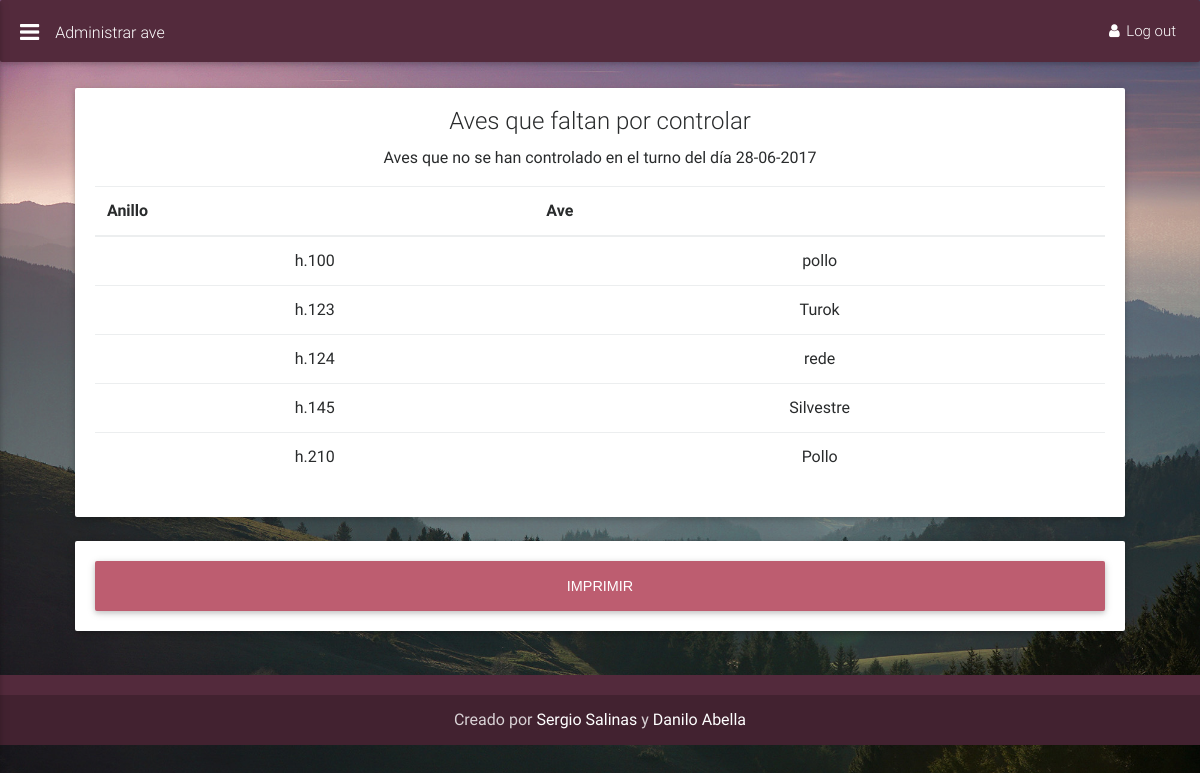
The app's page /dashboard/avesquefaltanporcontrolar.php (signed in), older data.
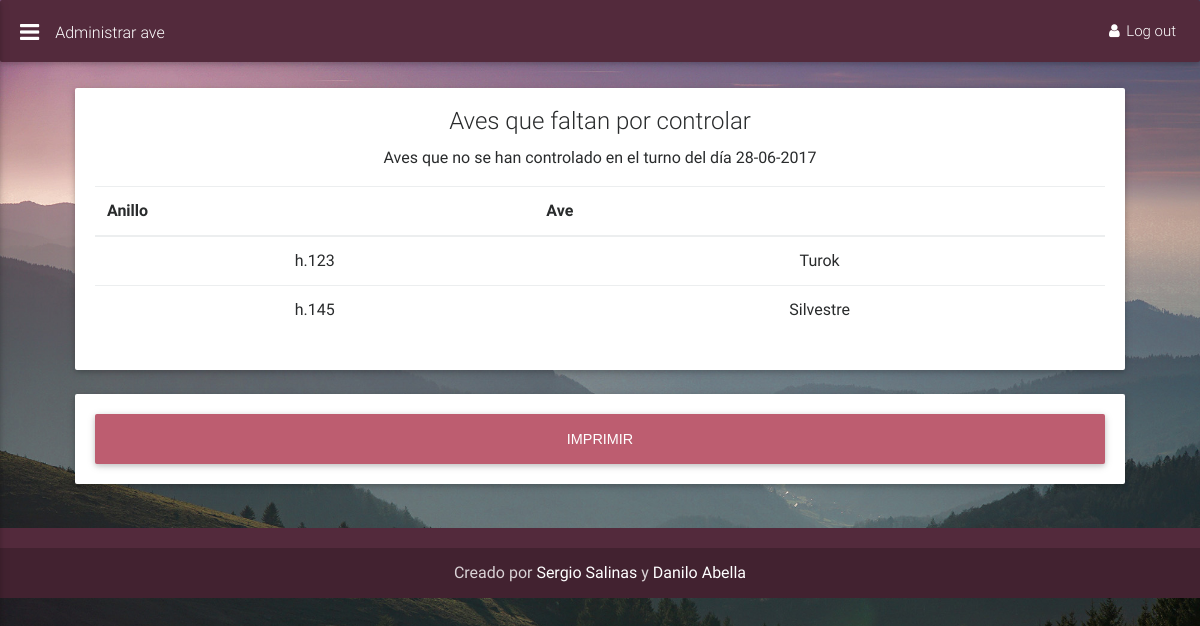
The same page, newer data.
### tables this page shows
CREATE TABLE IF NOT EXISTS `ave` (
  `Ave_anillo` varchar(5) NOT NULL COMMENT 'ID',
  `Ave_nombre` varchar(30) NOT NULL COMMENT 'Nombre',
  `Ave_estado` varchar(3) NOT NULL COMMENT 'Estado',
  `Ave_fecha_nac` date DEFAULT NULL COMMENT 'Fecha de nacimiento',
  `Ave_especie` varchar(3) NOT NULL COMMENT 'Especie',
  `Ave_genero` varchar(1) NOT NULL COMMENT 'Genero',
  PRIMARY KEY (`Ave_anillo`),
  KEY `Ave_estado` (`Ave_estado`),
  KEY `Ave_especie` (`Ave_especie`)
);

### dashboard/avesquefaltanporcontrolar.php (the view, shortened to what this page needs)
<?php
  require_once("../db_const.php");
  $conexion = new mysqli($host_db, $user_db, $pass_db, $db_name);
  $conexion->set_charset("utf8");
  function getTurno($conexion){
    $hora = date("H:i");
    $sql = "SELECT Tur_descp, Tur_hora_ini, Tur_hora_final FROM `turno`";
    $result = $conexion->query($sql);
    $turno=null;
    while ($row = $result->fetch_array(MYSQLI_ASSOC)){
      if ($row['Tur_hora_ini'] < $row['Tur_hora_final']) {
        if($row['Tur_hora_ini'] <= $hora and $hora <= $row['Tur_hora_final']){
          $turno = $row['Tur_descp'];
        }
      }elseif( $hora>"00:01" and $hora < "23:59" ){
        if($row['Tur_hora_ini'] <= $hora and $hora >=$row['Tur_hora_final']){
          $turno = $row['Tur_descp'];
        }else {
          if($row['Tur_hora_ini'] > $hora and $hora <=$row['Tur_hora_final']){
            $turno = $row['Tur_descp'];
          }
        }
      }
    }
    return $turno;
  }
  $turno = getTurno($conexion);
include '../layouts/head.php';
?>
<body class="fixed-sn pink-skin bg-skin-lp">
    <header>
      <nav class="navbar fixed-top navbar-toggleable-md navbar-dark scrolling-navbar double-nav">
          <div class="float-xs-left">
              <a href="#" data-activates="slide-out" class="button-collapse"><i class="fa fa-bars"></i></a>
          </div>
          <div class="breadcrumb-dn mr-auto">
              <p>Administrar ave</p>
          </div>
            <ul class="nav navbar-nav ml-auto flex-row">
                <li class="nav-item">
                    <a  href="../logout.php" class="nav-link"><i class="fa fa-user"></i> <span class="hidden-sm-down">Log out</span></a>
                </li>
            </ul>
        </nav>
    </header>
    <main>
      <div class="container-fluid text-center">
        <div class="card card-block">
          <h4 class="card-title hidden-print">Aves que faltan por controlar</h4>
          <p class="card-text hidden-print">Aves que no se han controlado en el turno <?php echo $turno." del día ".date("d-m-Y")?></p>
          <?php
               $sql = "SELECT A.Ave_anillo, A.Ave_nombre
                        FROM ave A
                        WHERE A.Ave_anillo NOT IN (SELECT A.Ave_anillo
                          FROM ave A, control C
                          WHERE A.Ave_anillo = C.Con_Ave AND C.Con_fecha = '".date("Y-m-d")."' AND C.Con_turno = '".$turno."')";
               $result = $conexion->query($sql);
              if(mysqli_num_rows($result) ==0){
                echo 'Ya se han registrado todas las aves para este turno';
              }else{
                   echo '<div class="table-responsive">
                    <table class="table ">
                   <thead>
                   <th>Anillo</th>
                   <th>Ave</th>
                   </thead>
                   <tbody>';
               $table = '';
               while ($row = $result->fetch_array(MYSQLI_ASSOC)) {
                     $table .= '<tr>';
                     $table .= '<td >'.$row['Ave_anillo'].'</td>';
                     $table .= '<td>'.$row['Ave_nombre'].'</td>';
                     $table .= "</tr>";
               }
               echo $table;
               echo '
                      </tbody>
                  </table>
                 </div>';
             }
              ?>
        </div>
        <br>
        <div class="card card-block">
          <button type="button" class="btn btn-primary btn-lg btn-block" onclick="window.print()" >Imprimir</button>
        </div>
<br>
</div>
    </main>
    <?php include '../layouts/footer.php';?>
</body>
</html>

### layouts/head.php (shortened to what this page needs)
<!DOCTYPE html>
<html>
<head>
    <link rel="stylesheet" href="../assets/css/font-awesome.min.css">
    <link href="../assets/css/compiled.min.css" rel="stylesheet">
</head>

### layouts/footer.php (shortened to what this page needs)
<footer class="page-footer center-on-small-only ">
    <div class="footer-copyright">
        <div class="container-fluid hidden-print">
          Creado por <a  href="http://www.sergiosalinas.cl">Sergio Salinas</a> y <a  href="http://mkdefenderearth.blogspot.cl">Danilo Abella</a>
        </div>
    </div>
</footer>

### layouts/head.php (style rules this page uses)
.bg-skin-lp { background-image: url('../assets/img/img.jpg'); background-size: cover; background-repeat: no-repeat; background-position: center center; background-attachment: fixed; }

Row changes from the older to the newer data that the page shows:
removed ave: Ave_anillo "h.100", Ave_nombre "pollo"
no longer on this page (row unchanged): ave: Ave_anillo "h.124", Ave_nombre "rede"
no longer on this page (row unchanged): ave: Ave_anillo "h.210", Ave_nombre "Pollo"
